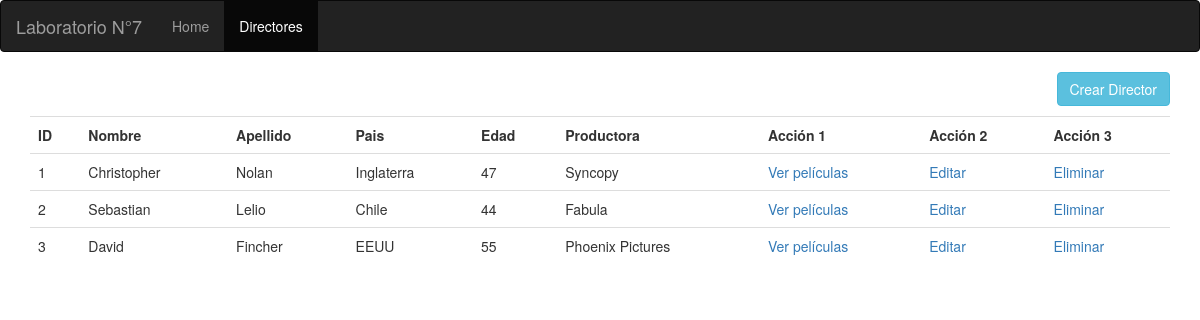
Page /directores.php on the committed database.
### tables this page shows
CREATE TABLE `director` (
  `idDirector` int(11) NOT NULL,
  `nombre` varchar(45) NOT NULL,
  `apellido` varchar(45) NOT NULL,
  `pais` varchar(45) DEFAULT NULL,
  `edad` int(11) NOT NULL,
  `productora` varchar(45) NOT NULL
);

### baseDeDatos.php (the view, shortened to what this page needs)
<?php
	class BD
	{
		private $conn, $result;
  		function conectar(){
  			$hn = 'localhost';
  			$db = 'bddirectores';
  			$un = 'root';
  			$pw = '';
  			$this->conn = mysqli_connect($hn, $un, $pw, $db);
  		}
  		function leer_directores(){
  			$query  = "SELECT * FROM director";
  			$this->result = $this->conn->query($query);
				echo '<a href="crearDirector.php" class="btn btn-info" style="margin-bottom: 10px;float: right;" role="button">Crear Director</a>';
				echo '<table class="table">';
        echo '<tr><th>ID</th>';
				echo '<th>Nombre</th>';
        echo '<th>Apellido</th>';
        echo '<th>Pais</th>';
        echo '<th>Edad</th>';
				echo '<th>Productora</th>';
				echo '<th>Acción 1</th>';
        echo '<th>Acción 2</th>';
        echo '<th>Acción 3</th></tr>';
  			$rows = $this->result->num_rows;
  			for ($j = 0 ; $j < $rows ; ++$j)
  			{
    			$this->result->data_seek($j);
    			$row = $this->result->fetch_array(MYSQLI_ASSOC);
    			echo '<tr><td>' . $row['idDirector'] . '</td>';
					echo '<td>' . $row['nombre'] . '</td>';
					echo '<td>' . $row['apellido'] . '</td>';
    			echo '<td>' . $row['pais'] . '</td>';
					echo '<td>' . $row['edad'] . '</td>';
					echo '<td>' . $row['productora'] . '</td>';
					echo '<td><a href="verPeliculas.php?p1='.$row['idDirector'] .'">Ver películas</a></td>';
					echo '<td><a href="editarDirector.php?p1='.$row['idDirector'] .'">Editar</a></td>';
					echo '<td><a href="eliminarDirector.php?p1='.$row['idDirector'] .'">Eliminar</a></td></tr>';
  			}
        echo '</table>';
			}
	}
?>

### rows in the picture
director: idDirector "1", nombre "Christopher", apellido "Nolan", pais "Inglaterra", edad "47", productora "Syncopy"
director: idDirector "2", nombre "Sebastian", apellido "Lelio", pais "Chile", edad "44", productora "Fabula"
director: idDirector "3", nombre "David", apellido "Fincher", pais "EEUU", edad "55", productora "Phoenix Pictures"
